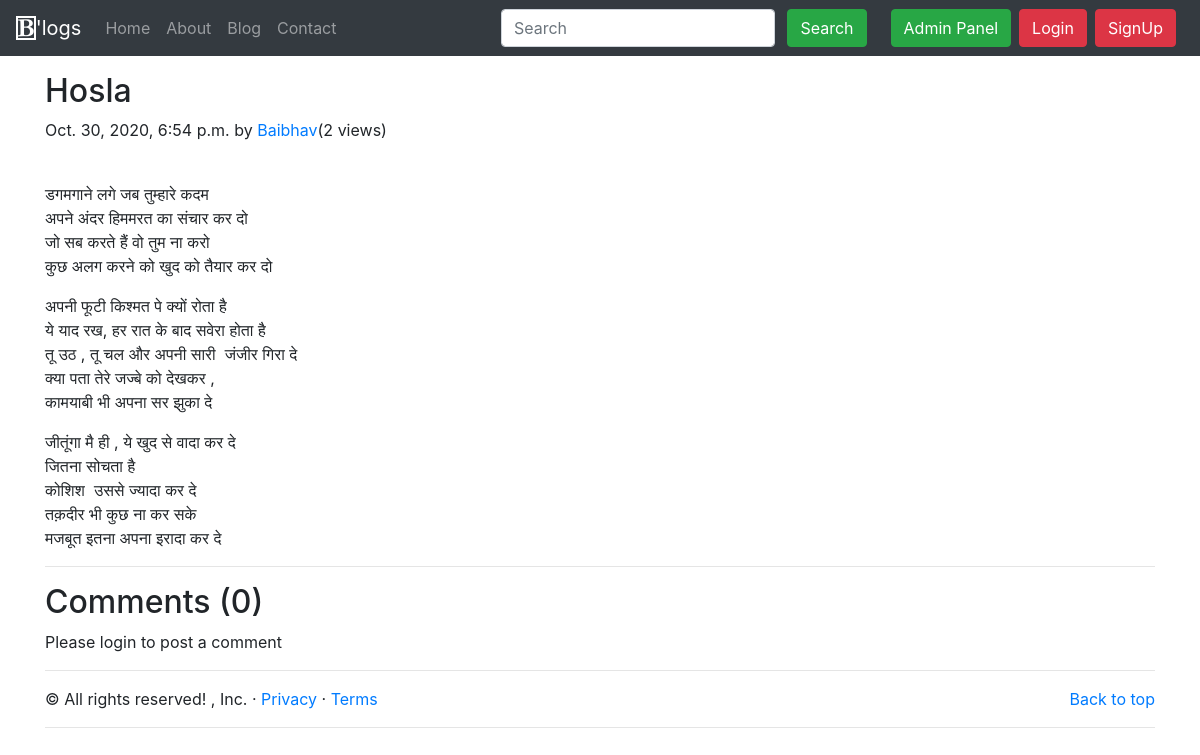
Page /blog/hosla on the committed database.
### blog/models.py (models this page shows, shortened)
class Post(models.Model):
    sno = models.AutoField(primary_key = True)
    title = models.CharField( max_length=255)
    content = models.TextField()
    author = models.CharField( max_length=50)
    slug = models.CharField( max_length=130)
    views = models.IntegerField(default=0)
    timeStamp = models.DateTimeField(blank = True)

### blog/views.py (the view)
# urls.py: path('<str:slug>', views.blogPost, name="blogPost"),
def blogPost(request, slug):
    post=Post.objects.filter(slug=slug).first()
    post.views = post.views +1
    post.save()
    comments= BlogComment.objects.filter(post=post, parent = None)
    replies= BlogComment.objects.filter(post=post).exclude(parent = None)
    replyDict = {}
    for reply in replies:
        if reply.parent.sno not in replyDict.keys():
            replyDict[reply.parent.sno] = [reply]
        else:
            replyDict[reply.parent.sno].append(reply)
    context={'post':post, 'comments': comments, 'replyDict':replyDict}
    return render(request, "blog/blogPost.html", context)

### templates/blog/blogPost.html (shortened to what this page needs)
{% extends 'base.html' %}
{% block body %}
{% load humanize %}
{% load extras %}
<div class="container my-3">
    <h2 class="blog-post-title">{{post.title}}</h2>
    <p class="blog-post-meta">{{post.timeStamp}} by <a href="/about">{{post.author}}</a>(<span>{{post.views}} views</span>)</p>
    <p>{{post.content|safe}}</p>
    <hr>
</div>
<div class="container">
    <h2> Comments ({{comments.count}}) </h2>
    <div class="my-2">
        {% if user.is_authenticated %}
        <form action="/blog/postComment" method="post">
            {% csrf_token %}
            <div class="form-group">
                <label for="exampleInputEmail1">Post Comment </label>
                <input type="text" class="form-control" name="comment" placeholder="Enter comment here">
            </div>
            <input type="hidden" name="postSno" value="{{post.sno}}">
            <input type="hidden" name="parentSno" value="">
            <button type="submit" class="btn btn-primary">Submit</button>
        </form>
        {% else %}
        Please login to post a comment
        {% endif %}
    </div>
</div>
{% endblock %}

### rows in the picture
Post: title "Hosla", timeStamp "Oct. 30, 2020, 6:54 p.m.", author "Baibhav", views "2", content "डगमगाने लगे जब तुम्हारे कदम अपने अंदर हिममरत का संचार कर दो जो सब करते हैं वो तुम ना करो कुछ अलग करने को खुद को तैयार कर दो अपनी फूटी किश्मत पे क्यों रोता है ये याद रख, हर रात के बाद सवेरा होता है तू उठ , तू चल और अपनी सारी जंजीर गिरा दे क्या पता तेरे जज्बे को देखकर , कामयाबी भी अपना सर झुका दे जीतूंगा मै ही , ये खुद से वादा कर दे जितना सोचता है कोशिश उससे ज्यादा कर दे तक़दीर भी कुछ ना कर सके मजबूत इतना अपना इरादा कर दे"

### other values in the picture
{{ comments.count }} "0"
